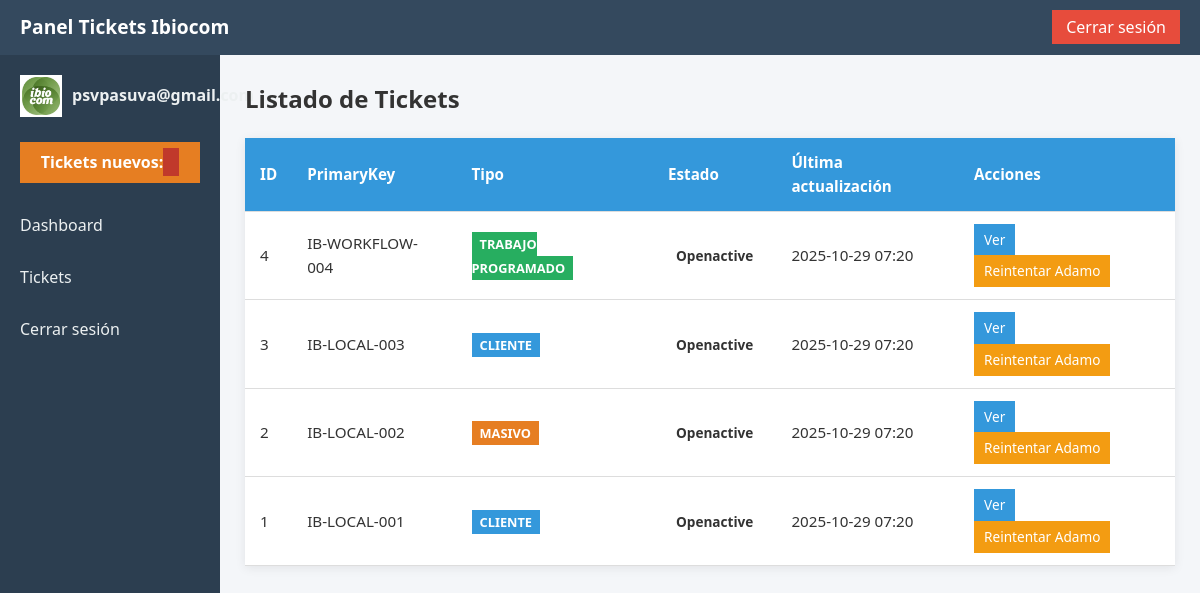
The page /web/tickets (signed in) on the database its author committed.
### app/models.py (models this page shows)
class User(SQLModel, table=True):
    id: Optional[int] = Field(default=None, primary_key=True)
    email: str = Field(unique=True, index=True)
    password_hash: str
    role: str = Field(default="tecnico")
    created_at: datetime = Field(default_factory=datetime.utcnow)

class Ticket(SQLModel, table=True):
    id: Optional[int] = Field(default=None, primary_key=True)
    primary_key: str = Field(max_length=50)
    mirror_key: Optional[str] = Field(default=None, max_length=50)
    state: Optional[str] = Field(default=None, max_length=50)
    dialog: Optional[str] = None
    clearance_person: Optional[str] = Field(default="ibiocom", max_length=50)
    ticket_type: str = Field(default="ftth_cliente", max_length=50)  # <-- nuevo campo
    created_at: datetime = Field(default_factory=datetime.utcnow)
    updated_at: datetime = Field(default_factory=datetime.utcnow)

### app/routes/web.py (the view)
@router.get("/tickets", response_class=HTMLResponse)
def list_tickets(request: Request):
    if not SESSION_USER:
        return RedirectResponse("/web/login")
    with Session(engine) as session:
        tickets = session.exec(select(Ticket).order_by(Ticket.created_at.desc())).all()
    return templates.TemplateResponse("tickets.html", {"request": request, "tickets": tickets, "current_user": SESSION_USER})

### app/templates/tickets.html (shortened to what this page needs)
{% extends "base.html" %}
{% block content %}
<h2>Listado de Tickets</h2>
<table class="tickets-table">
  <thead>
    <tr>
      <th>ID</th>
      <th>PrimaryKey</th>
      <th>Tipo</th>
      <th>Estado</th>
      <th>Última actualización</th>
      <th>Acciones</th>
    </tr>
  </thead>
  <tbody>
    {% for t in tickets %}
    <tr>
      <td>{{ t.id }}</td>
      <td>{{ t.primary_key }}</td>
      <td>
        {% if t.ticket_type == 'ftth_cliente' %}
          <span class="ticket-type ticket-client">Cliente</span>
        {% elif t.ticket_type == 'ftth_masivo' %}
          <span class="ticket-type ticket-massive">Masivo</span>
        {% elif t.ticket_type == 'trabajos_programados' %}
          <span class="ticket-type ticket-workflow">Trabajo programado</span>
        {% else %}
          <span class="ticket-type">Desconocido</span>
        {% endif %}
      </td>
      <td>
        <span class="status-tag status-{{ t.state }}">
          {{ t.state|capitalize }}
        </span>
      </td>
      <td>
        {{ t.updated_at.strftime('%Y-%m-%d %H:%M') if t.updated_at else t.created_at.strftime('%Y-%m-%d %H:%M') }}
      </td>
      <td>
        <a href="/web/tickets/{{ t.id }}" class="btn btn-primary">Ver</a>
        {% if t.state != 'cerrado' %}
          <a href="/web/tickets/{{ t.id }}/retry" class="btn btn-warning">Reintentar Adamo</a>
        {% endif %}
      </td>
    </tr>
    {% endfor %}
  </tbody>
</table>
{% endblock %}

### app/templates/base.html (shortened to what this page needs)
<!DOCTYPE html>
<html lang="es">
<head>
  <link rel="stylesheet" href="/static/style.css">
</head>
<body>
  <header class="navbar">
    <div class="navbar-left">
      <h1>Panel Tickets Ibiocom</h1>
    </div>
    <div class="navbar-right">
      <a href="/web/logout" class="btn">Cerrar sesión</a>
    </div>
  </header>
  <div class="container">
    <aside class="sidebar">
      <div class="user-panel">
        <img src="/static/user.png" alt="Usuario" class="user-img">
        <p class="username">{{ current_user.email if current_user else "Invitado" }}</p>
      </div>
      <div class="notifications">
        <p>Tickets nuevos: <span class="badge">{{ new_tickets_count }}</span></p>
      </div>
      <nav>
        <a href="/web/dashboard">Dashboard</a>
        <a href="/web/tickets">Tickets</a>
        <a href="/web/logout">Cerrar sesión</a>
      </nav>
    </aside>
    <main class="main-content">
      {% block content %}{% endblock %}
    </main>
  </div>
</body>
</html>

### app/static/style.css (style rules this page uses)
* { box-sizing: border-box; margin:0; padding:0; font-family: 'Segoe UI', Arial, sans-serif; }
body { background: #f4f6f9; color: #333; line-height: 1.6; }
*, *::before, *::after { border-radius: 0 !important; }
.navbar { display: flex; justify-content: space-between; align-items: center; background: #34495e; color: #fff; padding: 12px 20px; }
.navbar h1 { font-size: 1.2rem; font-weight: 600; }
.navbar a.btn { background: #e74c3c; padding: 6px 14px; color: #fff; text-decoration: none; transition: background 0.2s; }
.container { display: flex; min-height: 100vh; }
.sidebar { width: 220px; background: #2c3e50; padding: 20px; }
.sidebar nav a { display: block; color: #ecf0f1; padding: 10px 0; text-decoration: none; margin-bottom: 6px; transition: all 0.2s; }
.main-content { flex: 1; padding: 25px; }
.user-panel { display: flex; align-items: center; margin-bottom: 25px; }
.user-panel .user-img { width: 42px; height: 42px; margin-right: 10px; border: 2px solid #fff; }
.user-panel .username { color: #ecf0f1; font-weight: bold; }
.notifications { background: #e67e22; color: #fff; padding: 8px 10px; margin-bottom: 20px; text-align: center; font-weight: bold; }
.notifications .badge { background: #c0392b; padding: 3px 8px; }
.btn-primary { background: #3498db; }
.btn-warning { background: #f39c12; }
.status-tag { padding: 3px 8px; font-weight: bold; text-transform: capitalize; }
.tickets-table { width: 100%; border-collapse: collapse; background: #fff; overflow: hidden; box-shadow: 0 2px 10px rgba(0,0,0,0.08); margin-top: 20px; }
.tickets-table thead { background: #3498db; color: #fff; }
.tickets-table th, .tickets-table td { padding: 12px 15px; text-align: left; font-size: 0.95rem; border-bottom: 1px solid #ddd; }
.tickets-table .status-tag { padding: 4px 8px; font-weight: bold; text-transform: capitalize; font-size: 0.85rem; }
.tickets-table .btn { padding: 5px 10px; color: #fff; font-size: 0.85rem; text-decoration: none; margin-right: 5px; display: inline-block; transition: background 0.2s; }
.ticket-type { padding: 3px 8px; font-weight: bold; text-transform: uppercase; font-size: 0.8rem; color: #fff; }
.ticket-client { background-color: #3498db; }
.ticket-massive { background-color: #e67e22; }
.ticket-workflow { background-color: #27ae60; }

### rows shown on the page
User: email "psvpasuva@gmail.com"
Ticket: id "4", primary_key "IB-WORKFLOW-004", shows "TRABAJO PROGRAMADO", state "Openactive", updated_at "2025-10-29 07:20"
Ticket: id "3", primary_key "IB-LOCAL-003", ticket_type "CLIENTE", state "Openactive", updated_at "2025-10-29 07:20"
Ticket: id "2", primary_key "IB-LOCAL-002", ticket_type "MASIVO", state "Openactive", updated_at "2025-10-29 07:20"
Ticket: id "1", primary_key "IB-LOCAL-001", ticket_type "CLIENTE", state "Openactive", updated_at "2025-10-29 07:20"
